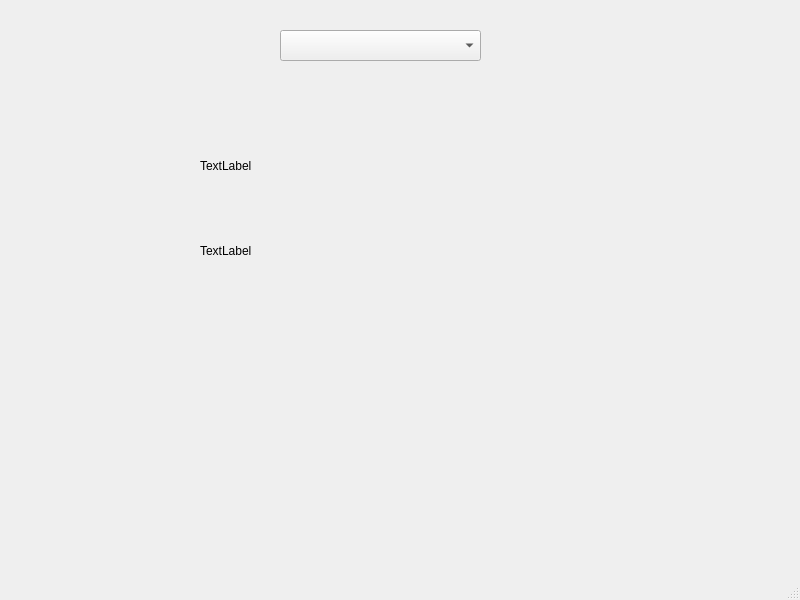
<?xml version="1.0" encoding="UTF-8"?>
<ui version="4.0">
 <class>MyMainWindow</class>
 <widget class="QMainWindow" name="MyMainWindow">
  <property name="geometry">
   <rect>
    <x>0</x>
    <y>0</y>
    <width>800</width>
    <height>600</height>
   </rect>
  </property>
  <property name="windowTitle">
   <string>MyMainWindow</string>
  </property>
  <widget class="QWidget" name="centralwidget">
   <widget class="QComboBox" name="comboBox">
    <property name="geometry">
     <rect>
      <x>280</x>
      <y>30</y>
      <width>201</width>
      <height>31</height>
     </rect>
    </property>
   </widget>
   <widget class="QLabel" name="label">
    <property name="geometry">
     <rect>
      <x>200</x>
      <y>150</y>
      <width>81</width>
      <height>31</height>
     </rect>
    </property>
    <property name="text">
     <string>TextLabel</string>
    </property>
   </widget>
   <widget class="QLabel" name="label_2">
    <property name="enabled">
     <bool>true</bool>
    </property>
    <property name="geometry">
     <rect>
      <x>200</x>
      <y>230</y>
      <width>71</width>
      <height>41</height>
     </rect>
    </property>
    <property name="sizePolicy">
     <sizepolicy hsizetype="Preferred" vsizetype="Preferred">
      <horstretch>0</horstretch>
      <verstretch>0</verstretch>
     </sizepolicy>
    </property>
    <property name="text">
     <string>TextLabel</string>
    </property>
   </widget>
  </widget>
  <widget class="QMenuBar" name="menubar">
   <property name="geometry">
    <rect>
     <x>0</x>
     <y>0</y>
     <width>800</width>
     <height>26</height>
    </rect>
   </property>
  </widget>
  <widget class="QStatusBar" name="statusbar"/>
 </widget>
 <resources/>
 <connections/>
</ui>
